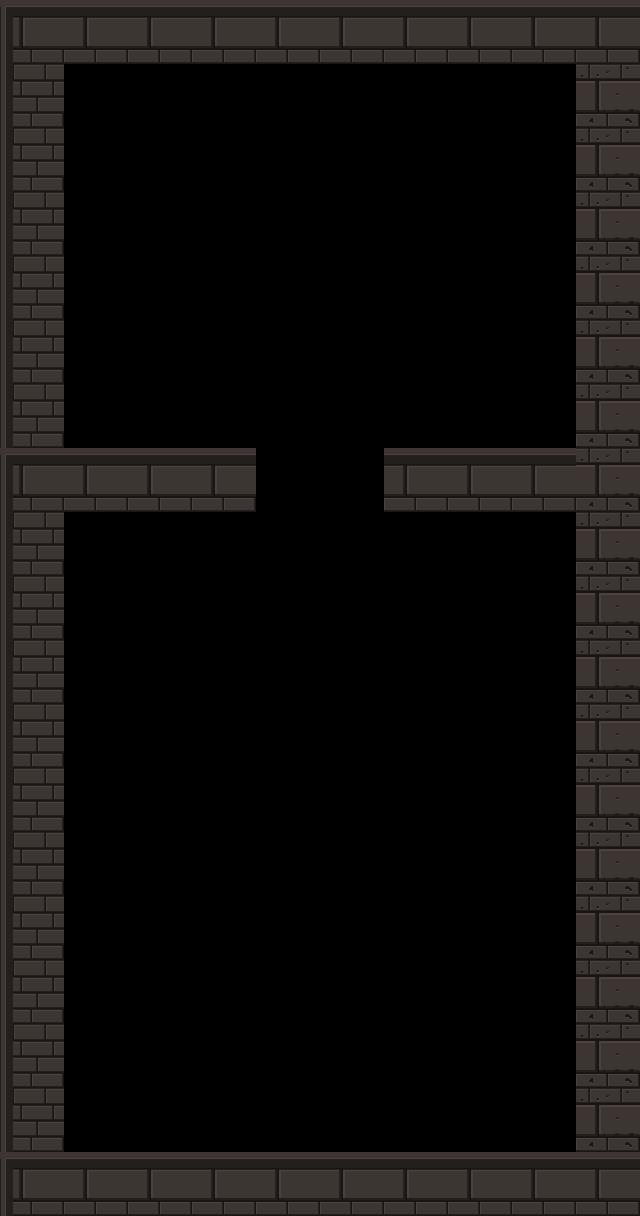

Rendered tile map (Tiled .tmx) drawn with the repository's tilesets; below, a short description and the full map source, tile grids included:
An orthogonal 10x19 tile map with 64x64 px tiles, 3 tile layers (solido, plataforma, gancho).

<map version="1.0" tiledversion="1.0.3" orientation="orthogonal" renderorder="right-down" width="10" height="19" tilewidth="64" tileheight="64" nextobjectid="1">
 <tileset firstgid="1" name="tileset" tilewidth="64" tileheight="64" tilecount="25" columns="5">
  <image source="../PNGs/tileset.png" width="320" height="320" />
 </tileset>
 <layer name="solido" width="10" height="19">
  <data encoding="csv">
5,4,4,4,4,4,4,4,4,4,
6,0,0,0,0,0,0,0,0,1,
6,0,0,0,0,0,0,0,0,1,
6,0,0,0,0,0,0,0,0,1,
6,0,0,0,0,0,0,0,0,1,
6,0,0,0,0,0,0,0,0,1,
6,0,0,0,0,0,0,0,0,1,
5,4,4,4,0,0,4,4,4,1,
6,0,0,0,0,0,0,0,0,1,
6,0,0,0,0,0,0,0,0,1,
6,0,0,0,0,0,0,0,0,1,
6,0,0,0,0,0,0,0,0,1,
6,0,0,0,0,0,0,0,0,1,
6,0,0,0,0,0,0,0,0,1,
6,0,0,0,0,0,0,0,0,1,
6,0,0,0,0,0,0,0,0,1,
6,0,0,0,0,0,0,0,0,1,
6,0,0,0,0,0,0,0,0,1,
5,4,4,4,4,4,4,4,4,4
</data>
 </layer>
 <layer name="plataforma" width="10" height="19">
  <data encoding="csv">
0,0,0,0,0,0,0,0,0,0,
0,0,0,0,0,0,0,0,0,0,
0,0,0,0,0,0,0,0,0,0,
0,0,0,0,0,0,0,0,0,0,
0,0,0,0,0,0,0,0,0,0,
0,0,0,0,0,0,0,0,0,0,
0,0,0,0,0,0,0,0,0,0,
0,0,0,0,0,0,0,0,0,0,
0,0,0,0,0,0,0,0,0,0,
0,0,0,0,0,0,0,0,0,0,
0,0,0,0,0,0,0,0,0,0,
0,0,0,0,0,0,0,0,0,0,
0,0,0,0,0,0,0,0,0,0,
0,0,0,0,0,0,0,0,0,0,
0,0,0,0,0,0,0,0,0,0,
0,0,0,0,0,0,0,0,0,0,
0,0,0,0,0,0,0,0,0,0,
0,0,0,0,0,0,0,0,0,0,
0,0,0,0,0,0,0,0,0,0
</data>
 </layer>
 <layer name="gancho" width="10" height="19">
  <data encoding="csv">
0,0,0,0,0,0,0,0,0,0,
0,0,0,0,0,0,0,0,0,0,
0,0,0,0,0,0,0,0,0,0,
0,0,0,0,0,0,0,0,0,0,
0,0,0,0,0,0,0,0,0,0,
0,0,0,0,0,0,0,0,0,0,
0,0,0,0,0,0,0,0,0,0,
0,0,0,0,0,0,0,0,0,0,
0,0,0,0,0,0,0,0,0,0,
0,0,0,0,0,0,0,0,0,0,
0,0,0,0,0,0,0,0,0,0,
0,0,0,0,0,0,0,0,0,0,
0,0,0,0,0,0,0,0,0,0,
0,0,0,0,0,0,0,0,0,0,
0,0,0,0,0,0,0,0,0,0,
0,0,0,0,0,0,0,0,0,0,
0,0,0,0,0,0,0,0,0,0,
0,0,0,0,0,0,0,0,0,0,
0,0,0,0,0,0,0,0,0,0
</data>
 </layer>
</map>
